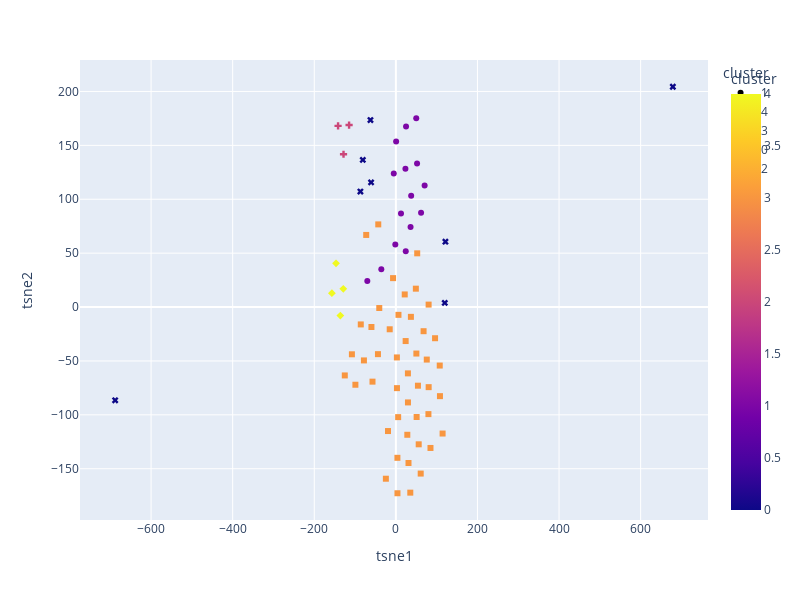

Notebook code for this chart:
### Code cell
twoD_data_ceation(labels,scaled_data)

### Figure 1 — Plotly figure (JSON) as saved in the notebook; plotly's stock layout.template omitted (floating-point values rounded to 4 significant figures)
{"data": [{"hovertemplate": "cluster=%{marker.color}<br>tsne1=%{x}<br>tsne2=%{y}<extra></extra>", "legendgroup": "1", "marker": {"color": [1, 1, 1, 1, 1, 1, 1, 1, 1, 1, 1, 1, 1, 1, 1], "coloraxis": "coloraxis", "symbol": "circle"}, "mode": "markers", "name": "1", "orientation": "v", "showlegend": true, "type": "scatter", "x": [49.96, 24.95, 12.58, -1.372, 70.46, 36.06, -35.65, 23.45, 37.5, 61.76, 51.97, -5.119, 0.6597, -69.98, 24.24], "xaxis": "x", "y": [175.2, 167.6, 86.81, 57.92, 112.7, 74.37, 35.15, 128.3, 103.3, 87.46, 133.2, 123.9, 153.6, 24.12, 51.86], "yaxis": "y"}, {"hovertemplate": "cluster=%{marker.color}<br>tsne1=%{x}<br>tsne2=%{y}<extra></extra>", "legendgroup": "4", "marker": {"color": [4, 4, 4, 4], "coloraxis": "coloraxis", "symbol": "diamond"}, "mode": "markers", "name": "4", "orientation": "v", "showlegend": true, "type": "scatter", "x": [-146.7, -136.1, -156.8, -128.9], "xaxis": "x", "y": [40.51, -7.939, 12.83, 16.9], "yaxis": "y"}, {"hovertemplate": "cluster=%{marker.color}<br>tsne1=%{x}<br>tsne2=%{y}<extra></extra>", "legendgroup": "3", "marker": {"color": [3, 3, 3, 3, 3, 3, 3, 3, 3, 3, 3, 3, 3, 3, 3, 3, 3, 3, 3, 3, 3, 3, 3, 3, 3, 3, 3, 3, 3, 3, 3, 3, 3, 3, 3, 3, 3, 3, 3, 3, 3, 3, 3, 3, 3, 3], "coloraxis": "coloraxis", "symbol": "square"}, "mode": "markers", "name": "3", "orientation": "v", "showlegend": true, "type": "scatter", "x": [-19.23, 21.74, 36.86, 3.917, 67.94, 80.29, 60.88, -40.68, -24.5, 84.86, 79.83, 6.403, 107.6, 50.91, -72.67, 30.99, 55.98, 48.99, 35.37, 29.54, -78.3, 23.99, 2.694, 75.76, 29.66, -43.12, 52.34, 2.513, -6.834, -43.87, 5.601, -15.08, 3.782, 96.08, 80.4, 28.08, 54.11, -99.2, -85.99, -59.88, -107.8, 50.26, -125.2, -57.26, 108.1, 114.6], "xaxis": "x", "y": [-115.0, 11.7, -9.095, -172.7, -22.41, 2.268, -154.5, -0.9101, -159.3, -130.7, -99.33, -7.229, -54.28, -102.0, 66.89, -144.7, -127.3, 17.05, -172.2, -61.53, -49.51, -31.55, -75.23, -48.73, -88.49, 76.68, 49.83, -46.74, 26.82, -43.69, -102.1, -20.64, -139.9, -28.93, -74.31, -118.5, -72.95, -72.08, -16.13, -18.5, -43.83, -43.14, -63.45, -69.2, -82.66, -117.3], "yaxis": "y"}, {"hovertemplate": "cluster=%{marker.color}<br>tsne1=%{x}<br>tsne2=%{y}<extra></extra>", "legendgroup": "0", "marker": {"color": [0, 0, 0, 0, 0, 0, 0, 0], "coloraxis": "coloraxis", "symbol": "x"}, "mode": "markers", "name": "0", "orientation": "v", "showlegend": true, "type": "scatter", "x": [-80.99, 679.0, 121.5, -86.95, 119.9, -688.1, -62.29, -60.75], "xaxis": "x", "y": [136.5, 204.4, 60.62, 107.1, 3.849, -86.52, 173.5, 115.6], "yaxis": "y"}, {"hovertemplate": "cluster=%{marker.color}<br>tsne1=%{x}<br>tsne2=%{y}<extra></extra>", "legendgroup": "2", "marker": {"color": [2, 2, 2], "coloraxis": "coloraxis", "symbol": "cross"}, "mode": "markers", "name": "2", "orientation": "v", "showlegend": true, "type": "scatter", "x": [-114.7, -128.3, -141.7], "xaxis": "x", "y": [168.8, 141.8, 168.0], "yaxis": "y"}], "layout": {"coloraxis": {"colorbar": {"title": {"text": "cluster"}}, "colorscale": [[0, "#0d0887"], [0.1111, "#46039f"], [0.2222, "#7201a8"], [0.3333, "#9c179e"], [0.4444, "#bd3786"], [0.5556, "#d8576b"], [0.6667, "#ed7953"], [0.7778, "#fb9f3a"], [0.8889, "#fdca26"], [1, "#f0f921"]]}, "height": 600, "legend": {"title": {"text": "cluster"}, "tracegroupgap": 0}, "margin": {"t": 60}, "width": 800, "xaxis": {"anchor": "y", "domain": [0, 1], "title": {"text": "tsne1"}}, "yaxis": {"anchor": "x", "domain": [0, 1], "title": {"text": "tsne2"}}}}
